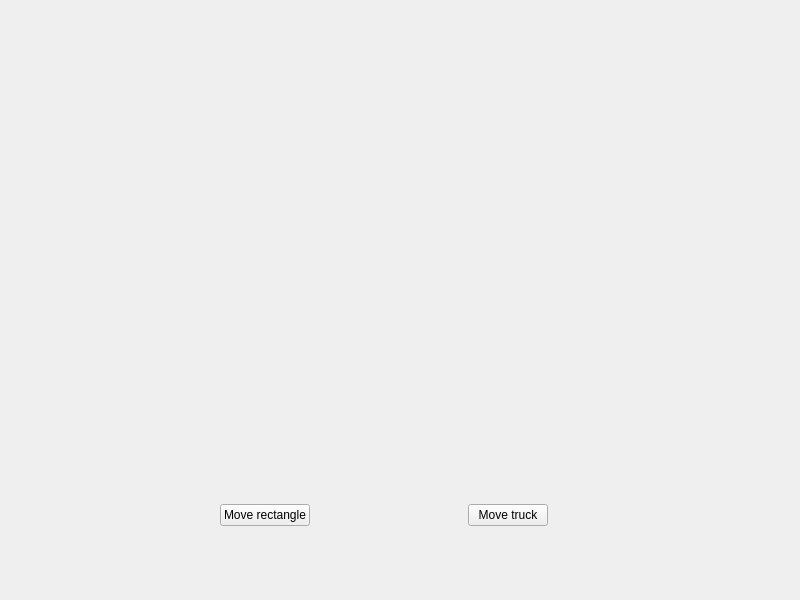
<?xml version="1.0" encoding="UTF-8"?>
<ui version="4.0">
 <class>Widget</class>
 <widget class="QWidget" name="Widget">
  <property name="geometry">
   <rect>
    <x>0</x>
    <y>0</y>
    <width>800</width>
    <height>600</height>
   </rect>
  </property>
  <property name="windowTitle">
   <string>Widget</string>
  </property>
  <widget class="QWidget" name="">
   <property name="geometry">
    <rect>
     <x>220</x>
     <y>500</y>
     <width>328</width>
     <height>31</height>
    </rect>
   </property>
   <layout class="QHBoxLayout" name="horizontalLayout">
    <item>
     <widget class="QPushButton" name="RectMoveBtn">
      <property name="text">
       <string>Move rectangle</string>
      </property>
     </widget>
    </item>
    <item>
     <spacer name="horizontalSpacer">
      <property name="orientation">
       <enum>Qt::Horizontal</enum>
      </property>
      <property name="sizeHint" stdset="0">
       <size>
        <width>118</width>
        <height>20</height>
       </size>
      </property>
     </spacer>
    </item>
    <item>
     <widget class="QPushButton" name="TruckMoveBtn">
      <property name="text">
       <string>Move truck</string>
      </property>
     </widget>
    </item>
   </layout>
  </widget>
 </widget>
 <resources/>
 <connections/>
</ui>
